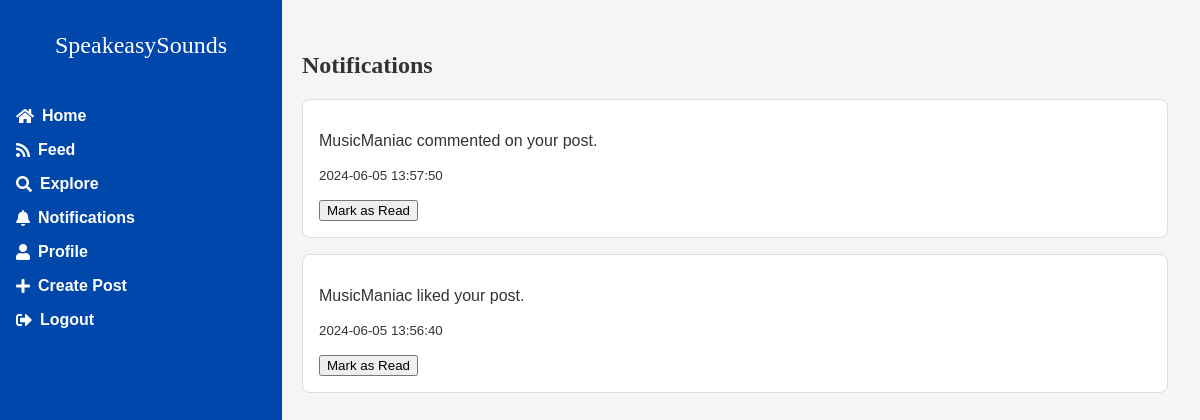
Screenshot of /scripts/notifications.php (signed in) with the database file from the repository.
### tables this page shows
CREATE TABLE `notifications` (
  `notification_id` int(11) NOT NULL,
  `user_id` int(11) DEFAULT NULL,
  `type` varchar(50) NOT NULL,
  `message` text NOT NULL,
  `is_read` tinyint(1) DEFAULT 0,
  `created_at` datetime DEFAULT current_timestamp()
);

### scripts/notifications.php (the view, shortened to what this page needs)
<?php
include '../templates/header.php';
include 'config.php';
$user_id = $_SESSION['user_id'];
$sql = "SELECT * FROM Notifications WHERE user_id = '$user_id' ORDER BY created_at DESC";
$result = $conn->query($sql);
?>
<div class="main-content">
    <main>
        <h2>Notifications</h2>
        <?php while ($notification = $result->fetch_assoc()): ?>
            <div class="notification <?php echo $notification['is_read'] ? 'read' : 'unread'; ?>">
                <p><?php echo htmlspecialchars($notification['message']); ?></p>
                <p><small><?php echo htmlspecialchars($notification['created_at']); ?></small></p>
                <?php if (!$notification['is_read']): ?>
                    <form action="update_notification.php" method="post">
                        <button type="submit">Mark as Read</button>
                    </form>
                <?php endif; ?>
            </div>
        <?php endwhile; ?>
    </main>
</div>
<?php
include '../templates/footer.php';
?>

### assets/style.css (style rules this page uses)
body { font-family: 'Arial', sans-serif; background-color: #f5f5f5; color: #333; margin: 0; padding: 0; display: flex; flex-direction: column; height: 100vh; }
.main-content { margin-left: 270px; padding: 2rem; flex: 1; }
h2, h3 { font-family: 'Georgia', serif; }
.notification { background-color: white; border: 1px solid #ddd; padding: 1rem; margin-bottom: 1rem; border-radius: 8px; }
.notification.unread { background-color: #ffffff; }

### rows the page displays
notifications: message "MusicManiac commented on your post.", created_at "2024-06-05 13:57:50"
notifications: message "MusicManiac liked your post.", created_at "2024-06-05 13:56:40"
